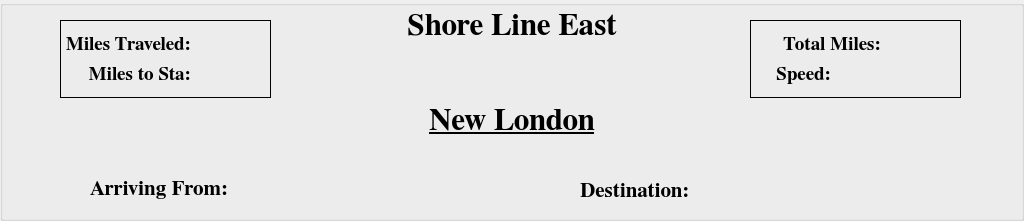
   <widget class="QGroupBox" name="gbxLocal">
    <property name="geometry">
     <rect>
      <x>0</x>
      <y>460</y>
      <width>1024</width>
      <height>221</height>
     </rect>
    </property>
    <property name="sizePolicy">
     <sizepolicy hsizetype="Preferred" vsizetype="Preferred">
      <horstretch>0</horstretch>
      <verstretch>0</verstretch>
     </sizepolicy>
    </property>
    <property name="palette">
     <palette>
      <active>
       <colorrole role="Text">
        <brush brushstyle="SolidPattern">
         <color alpha="255">
          <red>237</red>
          <green>237</green>
          <blue>237</blue>
         </color>
        </brush>
       </colorrole>
       <colorrole role="PlaceholderText">
        <brush brushstyle="NoBrush">
         <color alpha="128">
          <red>237</red>
          <green>237</green>
          <blue>237</blue>
         </color>
        </brush>
       </colorrole>
      </active>
      <inactive>
       <colorrole role="Text">
        <brush brushstyle="SolidPattern">
         <color alpha="255">
          <red>237</red>
          <green>237</green>
          <blue>237</blue>
         </color>
        </brush>
       </colorrole>
       <colorrole role="PlaceholderText">
        <brush brushstyle="NoBrush">
         <color alpha="128">
          <red>237</red>
          <green>237</green>
          <blue>237</blue>
         </color>
        </brush>
       </colorrole>
      </inactive>
      <disabled>
       <colorrole role="Text">
        <brush brushstyle="SolidPattern">
         <color alpha="255">
          <red>143</red>
          <green>146</green>
          <blue>147</blue>
         </color>
        </brush>
       </colorrole>
       <colorrole role="PlaceholderText">
        <brush brushstyle="NoBrush">
         <color alpha="128">
          <red>237</red>
          <green>237</green>
          <blue>237</blue>
         </color>
        </brush>
       </colorrole>
      </disabled>
     </palette>
    </property>
    <property name="font">
     <font>
      <family>FreeSerif</family>
      <pointsize>12</pointsize>
      <weight>50</weight>
      <bold>false</bold>
      <underline>false</underline>
     </font>
    </property>
    <property name="focusPolicy">
     <enum>Qt::NoFocus</enum>
    </property>
    <property name="autoFillBackground">
     <bool>false</bool>
    </property>
    <property name="title">
     <string/>
    </property>
    <property name="alignment">
     <set>Qt::AlignCenter</set>
    </property>
    <property name="flat">
     <bool>true</bool>
    </property>
    <widget class="QLabel" name="lblLocStaNm">
     <property name="geometry">
      <rect>
       <x>312</x>
       <y>100</y>
       <width>400</width>
       <height>41</height>
      </rect>
     </property>
     <property name="font">
      <font>
       <family>FreeSerif</family>
       <pointsize>23</pointsize>
       <weight>75</weight>
       <bold>true</bold>
       <underline>true</underline>
      </font>
     </property>
     <property name="focusPolicy">
      <enum>Qt::NoFocus</enum>
     </property>
     <property name="frameShape">
      <enum>QFrame::NoFrame</enum>
     </property>
     <property name="text">
      <string>New London</string>
     </property>
     <property name="alignment">
      <set>Qt::AlignCenter</set>
     </property>
    </widget>
    <widget class="QLabel" name="lblLocalLine">
     <property name="geometry">
      <rect>
       <x>312</x>
       <y>10</y>
       <width>400</width>
       <height>31</height>
      </rect>
     </property>
     <property name="font">
      <font>
       <family>Inconsolata</family>
       <pointsize>23</pointsize>
       <weight>75</weight>
       <bold>true</bold>
       <underline>false</underline>
      </font>
     </property>
     <property name="focusPolicy">
      <enum>Qt::NoFocus</enum>
     </property>
     <property name="text">
      <string>Shore Line East</string>
     </property>
     <property name="alignment">
      <set>Qt::AlignCenter</set>
     </property>
    </widget>
    <widget class="QLabel" name="lblLocal_Arriv">
     <property name="geometry">
      <rect>
       <x>240</x>
       <y>180</y>
       <width>241</width>
       <height>20</height>
      </rect>
     </property>
     <property name="font">
      <font>
       <family>FreeSerif</family>
       <pointsize>16</pointsize>
       <weight>50</weight>
       <bold>false</bold>
       <underline>false</underline>
      </font>
     </property>
     <property name="focusPolicy">
      <enum>Qt::NoFocus</enum>
     </property>
     <property name="text">
      <string/>
     </property>
     <property name="alignment">
      <set>Qt::AlignCenter</set>
     </property>
    </widget>
    <widget class="QLabel" name="lblArriv_2">
     <property name="geometry">
      <rect>
       <x>90</x>
       <y>178</y>
       <width>147</width>
       <height>22</height>
      </rect>
     </property>
     <property name="font">
      <font>
       <family>FreeSerif</family>
       <pointsize>16</pointsize>
       <weight>75</weight>
       <bold>true</bold>
       <underline>false</underline>
      </font>
     </property>
     <property name="focusPolicy">
      <enum>Qt::NoFocus</enum>
     </property>
     <property name="text">
      <string>Arriving From:</string>
     </property>
    </widget>
    <widget class="QLabel" name="lblLocal_Dest">
     <property name="geometry">
      <rect>
       <x>710</x>
       <y>182</y>
       <width>211</width>
       <height>20</height>
      </rect>
     </property>
     <property name="font">
      <font>
       <family>FreeSerif</family>
       <pointsize>16</pointsize>
       <weight>50</weight>
       <bold>false</bold>
       <underline>false</underline>
      </font>
     </property>
     <property name="focusPolicy">
      <enum>Qt::NoFocus</enum>
     </property>
     <property name="text">
      <string/>
     </property>
     <property name="alignment">
      <set>Qt::AlignCenter</set>
     </property>
    </widget>
    <widget class="QLabel" name="lblDest_2">
     <property name="geometry">
      <rect>
       <x>580</x>
       <y>180</y>
       <width>121</width>
       <height>22</height>
      </rect>
     </property>
     <property name="font">
      <font>
       <family>FreeSerif</family>
       <pointsize>16</pointsize>
       <weight>75</weight>
       <bold>true</bold>
       <underline>false</underline>
      </font>
     </property>
     <property name="focusPolicy">
      <enum>Qt::NoFocus</enum>
     </property>
     <property name="text">
      <string>Destination:</string>
     </property>
    </widget>
    <widget class="QFrame" name="frame">
     <property name="geometry">
      <rect>
       <x>60</x>
       <y>20</y>
       <width>211</width>
       <height>78</height>
      </rect>
     </property>
     <property name="frameShape">
      <enum>QFrame::Box</enum>
     </property>
     <property name="frameShadow">
      <enum>QFrame::Plain</enum>
     </property>
     <widget class="QLabel" name="label">
      <property name="geometry">
       <rect>
        <x>0</x>
        <y>10</y>
        <width>131</width>
        <height>28</height>
       </rect>
      </property>
      <property name="font">
       <font>
        <family>FreeSerif</family>
        <pointsize>14</pointsize>
        <weight>75</weight>
        <bold>true</bold>
        <underline>false</underline>
       </font>
      </property>
      <property name="text">
       <string>Miles Traveled:</string>
      </property>
      <property name="alignment">
       <set>Qt::AlignRight|Qt::AlignTrailing|Qt::AlignVCenter</set>
      </property>
     </widget>
     <widget class="QLabel" name="lMilesTraveled">
      <property name="geometry">
       <rect>
        <x>130</x>
        <y>10</y>
        <width>81</width>
        <height>28</height>
       </rect>
      </property>
      <property name="font">
       <font>
        <family>FreeSerif</family>
        <pointsize>14</pointsize>
        <weight>75</weight>
        <bold>true</bold>
        <underline>false</underline>
       </font>
      </property>
      <property name="text">
       <string/>
      </property>
      <property name="alignment">
       <set>Qt::AlignCenter</set>
      </property>
     </widget>
     <widget class="QLabel" name="label_3">
      <property name="geometry">
       <rect>
        <x>0</x>
        <y>40</y>
        <width>131</width>
        <height>28</height>
       </rect>
      </property>
      <property name="font">
       <font>
        <family>FreeSerif</family>
        <pointsize>14</pointsize>
        <weight>75</weight>
        <bold>true</bold>
        <underline>false</underline>
       </font>
      </property>
      <property name="text">
       <string>Miles to Sta:</string>
      </property>
      <property name="alignment">
       <set>Qt::AlignRight|Qt::AlignTrailing|Qt::AlignVCenter</set>
      </property>
     </widget>
     <widget class="QLabel" name="lMilesToSta">
      <property name="geometry">
       <rect>
        <x>130</x>
        <y>39</y>
        <width>81</width>
        <height>28</height>
       </rect>
      </property>
      <property name="font">
       <font>
        <family>FreeSerif</family>
        <pointsize>14</pointsize>
        <weight>75</weight>
        <bold>true</bold>
        <underline>false</underline>
       </font>
      </property>
      <property name="text">
       <string/>
      </property>
      <property name="alignment">
       <set>Qt::AlignCenter</set>
      </property>
     </widget>
    </widget>
    <widget class="QFrame" name="frame_2">
     <property name="geometry">
      <rect>
       <x>750</x>
       <y>20</y>
       <width>211</width>
       <height>78</height>
      </rect>
     </property>
     <property name="frameShape">
      <enum>QFrame::Box</enum>
     </property>
     <property name="frameShadow">
      <enum>QFrame::Plain</enum>
     </property>
     <widget class="QLabel" name="label_5">
      <property name="geometry">
       <rect>
        <x>0</x>
        <y>10</y>
        <width>131</width>
        <height>28</height>
       </rect>
      </property>
      <property name="font">
       <font>
        <family>FreeSerif</family>
        <pointsize>14</pointsize>
        <weight>75</weight>
        <bold>true</bold>
        <underline>false</underline>
       </font>
      </property>
      <property name="text">
       <string>Total Miles:</string>
      </property>
      <property name="alignment">
       <set>Qt::AlignRight|Qt::AlignTrailing|Qt::AlignVCenter</set>
      </property>
     </widget>
     <widget class="QLabel" name="lTotalMiles">
      <property name="geometry">
       <rect>
        <x>130</x>
        <y>10</y>
        <width>81</width>
        <height>28</height>
       </rect>
      </property>
      <property name="font">
       <font>
        <family>FreeSerif</family>
        <pointsize>14</pointsize>
        <weight>75</weight>
        <bold>true</bold>
        <underline>false</underline>
       </font>
      </property>
      <property name="text">
       <string/>
      </property>
      <property name="alignment">
       <set>Qt::AlignCenter</set>
      </property>
     </widget>
     <widget class="QLabel" name="label_7">
      <property name="geometry">
       <rect>
        <x>20</x>
        <y>40</y>
        <width>61</width>
        <height>28</height>
       </rect>
      </property>
      <property name="font">
       <font>
        <family>FreeSerif</family>
        <pointsize>14</pointsize>
        <weight>75</weight>
        <bold>true</bold>
        <underline>false</underline>
       </font>
      </property>
      <property name="text">
       <string>Speed:</string>
      </property>
      <property name="alignment">
       <set>Qt::AlignRight|Qt::AlignTrailing|Qt::AlignVCenter</set>
      </property>
     </widget>
     <widget class="QLabel" name="lSpd">
      <property name="geometry">
       <rect>
        <x>100</x>
        <y>39</y>
        <width>61</width>
        <height>28</height>
       </rect>
      </property>
      <property name="font">
       <font>
        <family>FreeSerif</family>
        <pointsize>14</pointsize>
        <weight>75</weight>
        <bold>true</bold>
        <underline>false</underline>
       </font>
      </property>
      <property name="text">
       <string/>
      </property>
      <property name="alignment">
       <set>Qt::AlignCenter</set>
      </property>
     </widget>
    </widget>
   </widget>
